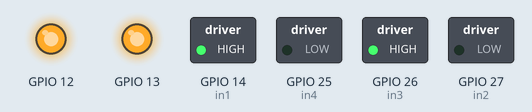
Recording of a sketch running on a simulated ESP32. On the bench: switched loads named in the sketch (green lamp = pin HIGH), output pins drawn as LEDs (lit = HIGH).

Above: at 0.05 s.
At 4.25 s:
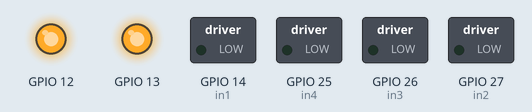
At 8.55 s:
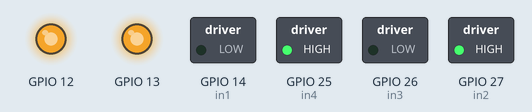
At 17.15 s:
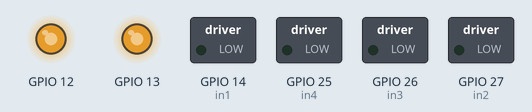
Timing chart, 0 to 22.4 s (numbered marks = the images above):
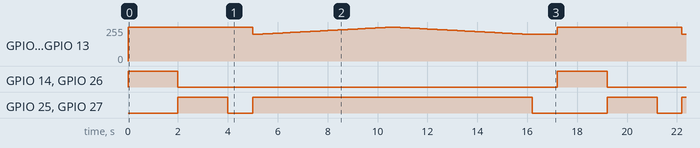

The sketch:

motortest.ino
```cpp
// Motor A connections
int enA = 13;  // ENA pin
int in1 = 14;  // IN1 pin
int in2 = 27;  // IN2 pin

// Motor B connections
int enB = 12;  // ENB pin
int in3 = 26;  // IN3 pin
int in4 = 25;  // IN4 pin

// PWM properties
const int freq = 15000;        // PWM frequency
const int pwmChannelA = 0;    // PWM channel for motor A
const int pwmChannelB = 1;    // PWM channel for motor B
const int resolution = 8;     // 8-bit resolution (0-255)

void setup() {
  // Set all the motor control pins to outputs
  pinMode(in1, OUTPUT);
  pinMode(in2, OUTPUT);
  pinMode(in3, OUTPUT);
  pinMode(in4, OUTPUT);

  // Configure PWM for motor speed control using new API
  ledcAttachChannel(enA, freq, resolution, pwmChannelA);
  ledcAttachChannel(enB, freq, resolution, pwmChannelB);

  // Turn off motors - Initial state
  digitalWrite(in1, LOW);
  digitalWrite(in2, LOW);
  digitalWrite(in3, LOW);
  digitalWrite(in4, LOW);

  // Set initial PWM duty cycle to 0 (motors off)
  ledcWrite(enA, 0);
  ledcWrite(enB, 0);
}

void loop() {
  directionControl();
  delay(1000);
  speedControl();
  delay(1000);
}

// This function lets you control spinning direction of motors
void directionControl() {
  // Set motors to maximum speed
  ledcWrite(enA, 255);
  ledcWrite(enB, 255);

  // Turn on motor A & B (forward direction)
  digitalWrite(in1, HIGH);
  digitalWrite(in2, LOW);
  digitalWrite(in3, HIGH);
  digitalWrite(in4, LOW);
  delay(2000);

  // Now change motor directions (reverse direction)
  digitalWrite(in1, LOW);
  digitalWrite(in2, HIGH);
  digitalWrite(in3, LOW);
  digitalWrite(in4, HIGH);
  delay(2000);

  // Turn off motors
  digitalWrite(in1, LOW);
  digitalWrite(in2, LOW);
  digitalWrite(in3, LOW);
  digitalWrite(in4, LOW);
}

// This function lets you control speed of the motors
void speedControl() {
  // Turn on motors (reverse direction)
  digitalWrite(in1, LOW);
  digitalWrite(in2, HIGH);
  digitalWrite(in3, LOW);
  digitalWrite(in4, HIGH);

  // Accelerate from zero to maximum speed
  for (int i = 200; i < 256; i++) {
    ledcWrite(enA, i);
    ledcWrite(enB, i);
    delay(100);
  }

  // Decelerate from maximum speed to zero
  for (int i = 255; i >= 200; --i) {
    ledcWrite(enA, i);
    ledcWrite(enB, i);
    delay(100);
  }

  // Now turn off motors
  digitalWrite(in1, LOW);
  digitalWrite(in2, LOW);
  digitalWrite(in3, LOW);
  digitalWrite(in4, LOW);
}
```

Measured:
- by itself, GPIO 12, GPIO 13: moves between 199/255 and 255/255, repeating every 17.2 s
- by itself, GPIO 14 (in1), GPIO 26 (in3): alternates HIGH for 2.0 s and LOW for 15.2 s
- by itself, GPIO 25 (in4), GPIO 27 (in2): repeats every 17.2 s: LOW 1.0 s, HIGH 11.2 s, LOW 3.0 s, HIGH 2.0 s
